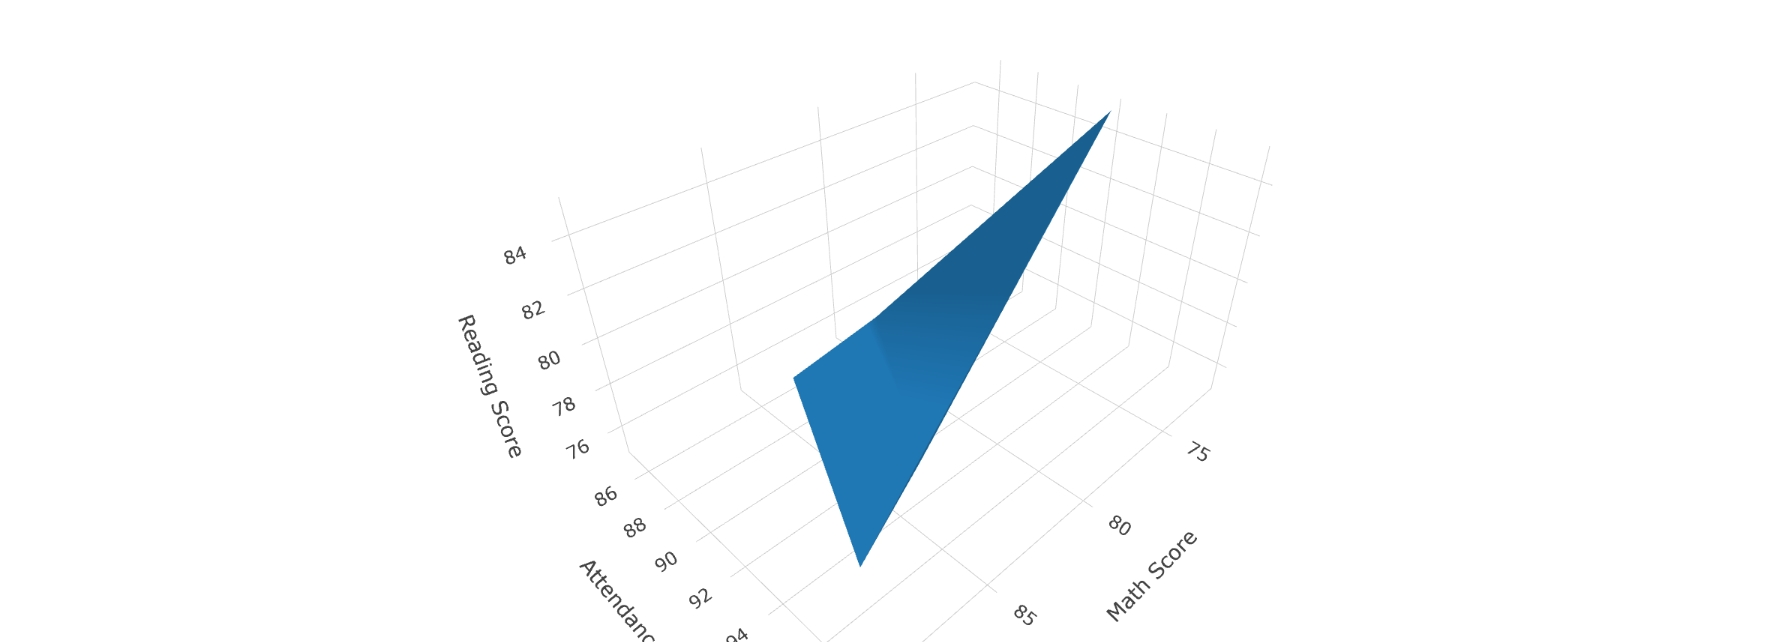

Reproduce this figure in R.
# Install required packages if not already installed
if (!require("plotly")) install.packages("plotly")

# Load the required packages
library(plotly)

# Educational data
data <- data.frame(
  Student = c("A", "B", "C", "D", "E"),
  MathScore = c(85, 72, 90, 78, 88),
  ReadingScore = c(78, 85, 80, 75, 82),
  Attendance = c(95, 92, 98, 85, 93)
)

# 1. Reading scores variation
print(data)

# 2. 3D Scatter Plot
scatter_plot <- plot_ly(data, x = ~MathScore, y = ~ReadingScore, z = ~Attendance, 
                        type = 'scatter3d', mode = 'markers',
                        marker = list(size = 5, color = ~ReadingScore, colorscale = 'Viridis'))

# 3. Check for correlation
cor_matrix <- cor(data[, c("MathScore", "ReadingScore", "Attendance")])
print(cor_matrix)

# 4. 3D Surface Plot
surface_plot <- plot_ly(data, x = ~MathScore, y = ~Attendance, z = ~ReadingScore, 
                        type = 'mesh3d')

# Display plots
scatter_plot <- scatter_plot %>% layout(scene = list(
  xaxis = list(title = 'Math Score'),
  yaxis = list(title = 'Reading Score'),
  zaxis = list(title = 'Attendance (%)')
))

surface_plot <- surface_plot %>% layout(scene = list(
  xaxis = list(title = 'Math Score'),
  yaxis = list(title = 'Attendance (%)'),
  zaxis = list(title = 'Reading Score')
))

print(scatter_plot)
print(surface_plot)

# 5. Compare 3D plots
# Generating individual scatter plots
scatter_plot_math <- plot_ly(data, x = ~MathScore, y = ~ReadingScore, 
                             type = 'scatter', mode = 'markers', 
                             marker = list(size = 5, color = ~ReadingScore, colorscale = 'Viridis'))

scatter_plot_attendance <- plot_ly(data, x = ~Attendance, y = ~ReadingScore, 
                                   type = 'scatter', mode = 'markers', 
                                   marker = list(size = 5, color = ~ReadingScore, colorscale = 'Viridis'))

# Layout for comparison plots
scatter_plot_math <- scatter_plot_math %>% layout(xaxis = list(title = 'Math Score'), 
                                                  yaxis = list(title = 'Reading Score'))
scatter_plot_attendance <- scatter_plot_attendance %>% layout(xaxis = list(title = 'Attendance (%)'), 
                                                              yaxis = list(title = 'Reading Score'))

print(scatter_plot_math)
print(scatter_plot_attendance)
